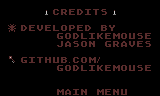

Below is a game level as drawn by its tile map, then a one-line description and the .tmx file that defines it, in full:
An orthogonal 40x12 tile map with 4x8 px tiles, 1 tile layer (Tile Layer 1), 2 tilesets.

<map version="1.8" tiledversion="1.8.4" orientation="orthogonal" renderorder="right-down" width="40" height="12" tilewidth="4" tileheight="8" infinite="0" nextlayerid="2" nextobjectid="1">
 <editorsettings>
  <export target="credits.map.csv" format="csv" />
 </editorsettings>
 <tileset firstgid="1" source="game_tileset.tsx" />
 <tileset firstgid="385" source="menu_tileset.tsx" />
 <layer id="1" name="Tile Layer 1" width="40" height="12">
  <data encoding="csv">
385,385,385,385,385,385,385,385,385,385,385,385,385,385,385,385,385,385,385,385,385,385,385,385,385,385,385,385,385,385,385,385,385,385,385,385,385,385,1,1,
1,1,1,1,1,1,1,1,1,1,1,441,1,391,392,421,422,395,396,393,394,403,404,425,426,423,424,1,441,1,1,1,1,1,1,1,1,1,1,1,
1,385,385,385,385,385,385,385,385,385,385,385,385,385,385,385,385,385,385,385,385,385,385,385,385,385,385,385,385,385,385,385,385,385,385,1,1,1,1,1,
1,385,581,582,385,393,394,395,396,429,430,395,396,409,410,415,416,417,418,395,396,393,394,385,385,389,390,435,436,1,1,1,1,1,1,1,1,1,1,1,
1,1,1,1,385,385,385,385,385,385,385,385,385,385,399,400,415,416,393,394,409,410,403,404,407,408,395,396,411,412,415,416,427,428,423,424,395,396,1,1,
1,1,1,1,1,1,1,1,1,1,1,1,1,1,405,406,387,388,423,424,415,416,413,414,385,385,399,400,421,422,387,388,429,430,395,396,423,424,1,1,
1,385,385,385,385,385,385,385,385,385,385,385,385,385,385,385,1,1,1,1,1,1,1,1,1,1,1,1,1,1,1,1,1,1,1,1,1,1,385,1,
1,385,481,482,385,399,400,403,404,425,426,401,402,427,428,389,390,455,391,392,415,416,411,412,452,1,1,1,1,1,1,1,1,1,1,1,1,1,1,1,
1,1,1,1,385,385,385,385,385,385,385,385,385,385,399,400,415,416,393,394,409,410,403,404,407,408,395,396,411,412,415,416,427,428,423,424,395,396,1,1,
1,1,385,385,385,385,385,385,385,385,385,385,385,385,385,385,385,385,385,385,385,385,385,385,385,385,385,385,385,385,385,385,385,385,385,385,385,385,385,385,
1,385,385,385,385,385,385,385,385,385,385,385,385,385,385,385,385,385,385,385,385,385,385,385,385,385,385,385,1,1,1,1,1,1,1,1,1,1,1,1,
385,385,385,385,385,385,385,385,385,385,385,385,385,385,539,540,515,516,531,532,541,542,385,385,539,540,523,524,541,542,555,556,385,385,385,385,385,385,385,385
</data>
 </layer>
</map>
